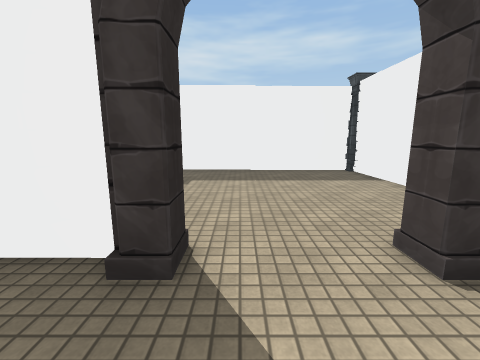
View 1 (above)

20 first-person views from a walk through a 3-D level made in the Unity game engine. The camera is 1.4 m above the floor, tilts 10° down and sees 90° across. Doors are open. The floor is counted in squares, 1 m on a side. Each view is taken from the middle of a square. On the plan, view 1 faces up. The plan holds only what a view shows up to about 13 squares ahead; the rest is blank. Some surface patterns are stand-ins.

View 2
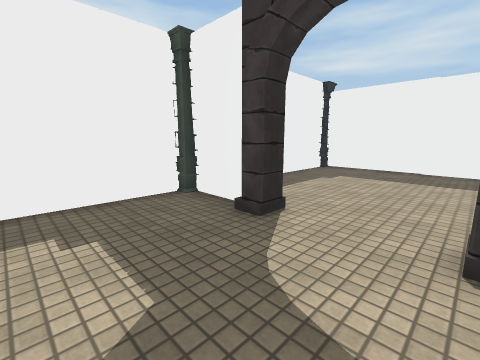

View 3
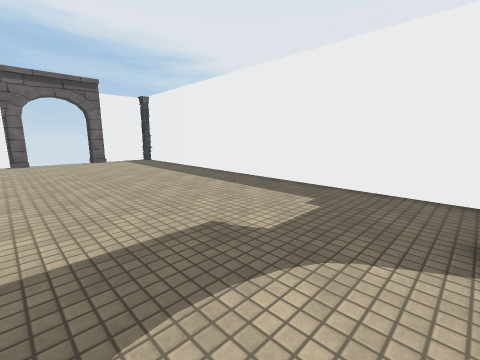

View 4
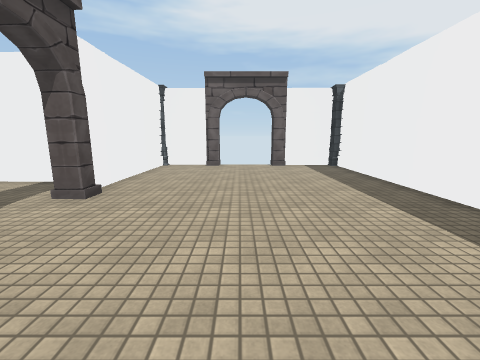

View 5
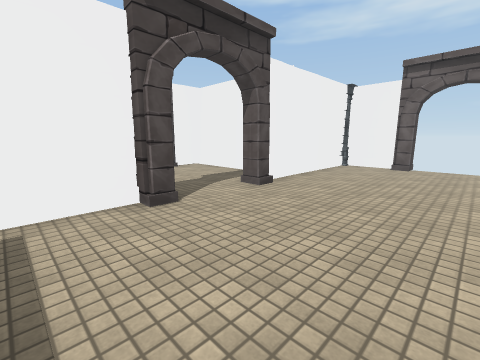

View 6
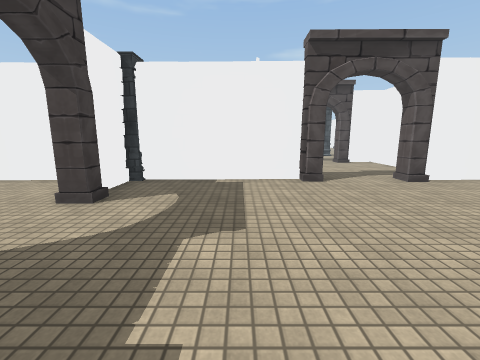

View 7
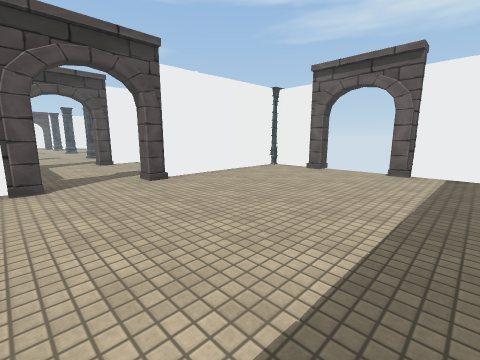

View 8
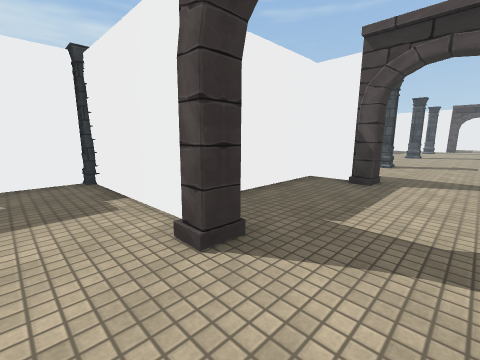

View 9
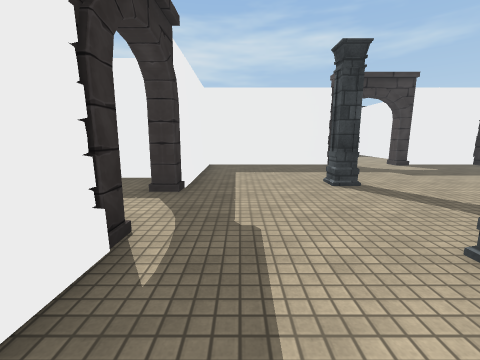

View 10
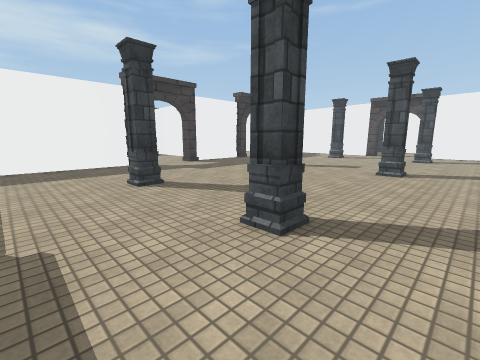

View 11
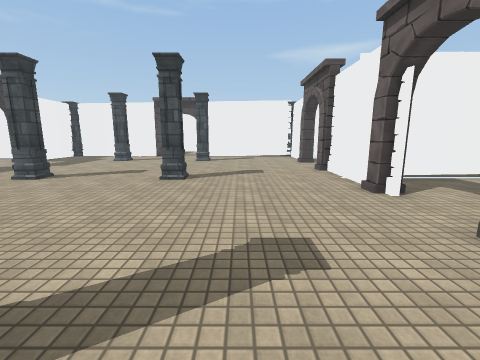

View 12
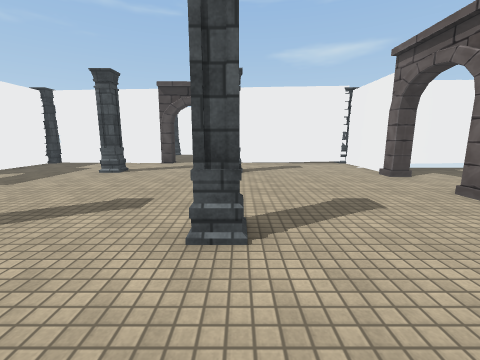

View 13
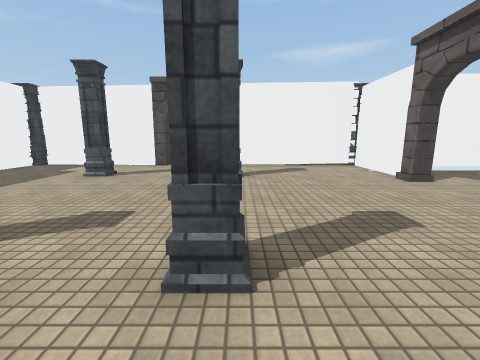

View 14
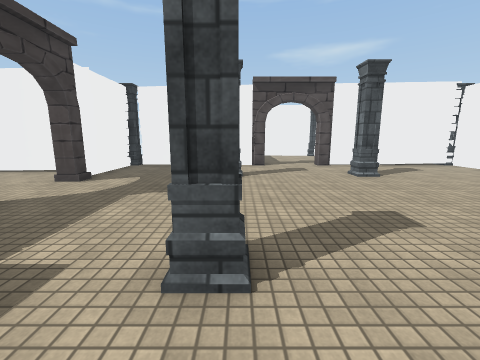

View 15
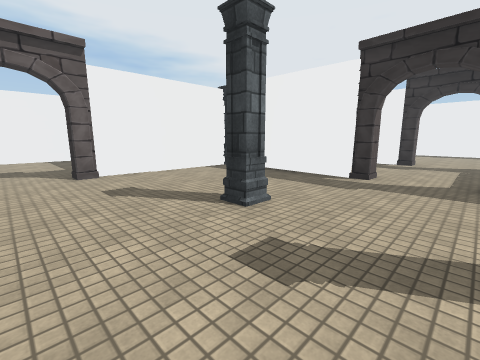

View 16
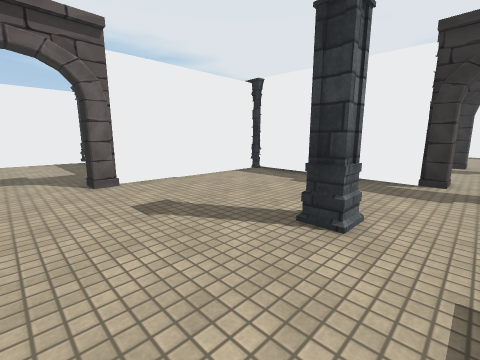

View 17
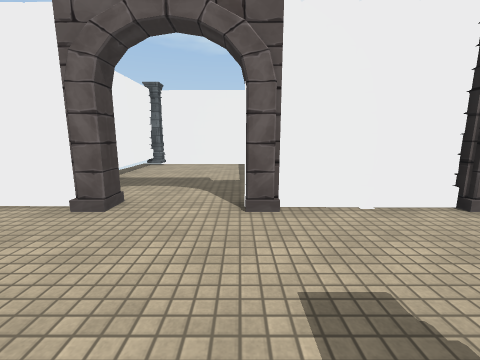

View 18
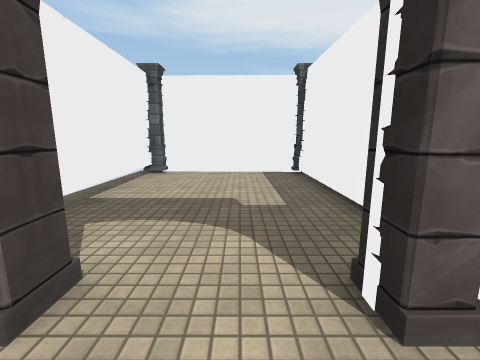

View 19
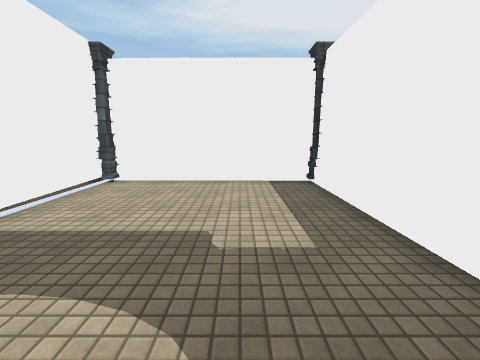

View 20
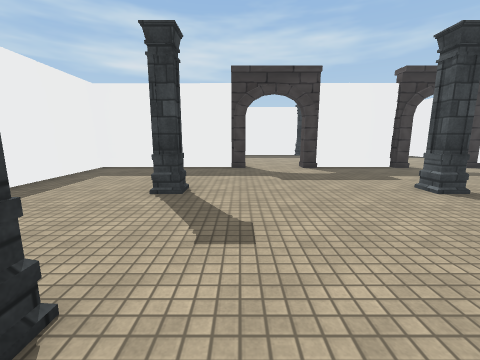

### Floor plan
Key: @ floor where view 1 was taken; # wall or solid block; . floor; D open door; O other object.
Columns run from 4 left of view 1 to 34 right of it. Each row starts with its distance up from view 1.
 11 O########
 10 OO.......O
  9 #........#
  8 #........#
  7 #........#                         #
  6  ........#                        .#
  5   .......#                       ..#
  4   .......#             ...      ...#
  3 ####DDD###     ########..######..######
  2 #..#DDD..#     #......................#
  1 #........#     #......................#
  0 #...@....#     #......................#
 -1 #........#  ####......................#
 -2 #........# ....#....O......O......O...#
 -3 #........#.....#....O......OO.....O.. #
 -4 #....................................##
 -5 #......................................
 -6 #......................................
 -7 #........#.....#....O......O......O..##
 -8 #........#.....#....O......OO.....O..##
 -9 #........#######.....................##
-10 #........#     #.....................##
-11 #........#     #.....................#
-12 #........#     #.....................#
-13 O..#DDD..#     #.....................#
-14 O###DDD###     ########..#####...#####
-15                     #......# ......#
-16                     #......# ......#
-17                     #......##......#
-18                     #......##......#
-19                     #......###.....#
-20                     #......###.....#
-21                     #......# #.....#
-22                     ######## #####OO

Where each view was taken, in squares from view 1:
view 1: 0 up, 0 right, facing up
view 2: 1 down, 2 right, facing up-left
view 3: 2 up, 3 right, facing down-left
view 4: 1 down, 1 right, facing down
view 5: 1 down, 0 right, facing down-right
view 6: 1 down, 3 left, facing right
view 7: 3 down, 3 left, facing down-right
view 8: 6 down, 3 right, facing up-right
view 9: 10 down, 13 right, facing up
view 10: 10 down, 13 right, facing up-right
view 11: 10 down, 15 right, facing right
view 12: 8 down, 20 right, facing right
view 13: 8 down, 21 right, facing right
view 14: 3 down, 21 right, facing right
view 15: 4 down, 20 right, facing down-left
view 16: 6 down, 20 right, facing down-left
view 17: 9 down, 26 right, facing down
view 18: 12 down, 27 right, facing down
view 19: 14 down, 19 right, facing down
view 20: 9 down, 18 right, facing up
